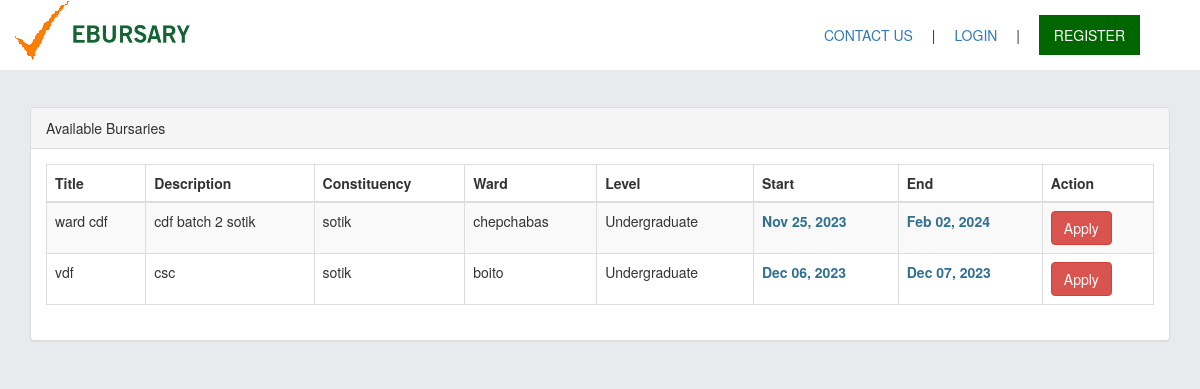
/auto_search.php, run on the app's committed database.
### tables this page shows
CREATE TABLE `bursaries` (
  `bursary_id` int(11) NOT NULL,
  `title` varchar(50) NOT NULL,
  `description` text NOT NULL,
  `start` varchar(10) NOT NULL,
  `end` varchar(10) NOT NULL,
  `constituency` text DEFAULT NULL,
  `ward` text NOT NULL,
  `level` varchar(255) NOT NULL
);

### auto_search.php (the view, shortened to what this page needs)
<?php
    require_once 'connect.php';
?>
<!DOCTYPE html>
<html lang="en">
<head>
    <link href="vendor/bootstrap/css/bootstrap.min.css" rel="stylesheet">
    <link href="vendor/metisMenu/metisMenu.min.css" rel="stylesheet">
    <link href="dist/css/sb-admin-2.css" rel="stylesheet">
    <link href="vendor/morrisjs/morris.css" rel="stylesheet">
    <link href="vendor/font-awesome/css/font-awesome.min.css" rel="stylesheet" type="text/css">
    <link href="css/sley.css" rel="stylesheet" type="text/css">
</head>
<body style="background: transparent;">
    <div id="wrapper">
        <nav class="navbar navbar-default navbar-static-top" role="navigation" style="margin-bottom: 0;background: #fff">
            <div class="container">
            <div class="navbar-header">
                <a class="navbar-brand" href="index.php" style="font-weight:bold;padding: 0"><img src="images/logo.png"></a>
            </div>
            <ul class="nav navbar-top-links navbar-right">
                <li><a href="#">CONTACT US</a></li>
                <li>|</li>
                <li><a href="login.php">LOGIN</a></li>
                <li>|</li>
                <li><a href="signup.php"><button style="background: #006600;color: #fff;border:0;padding: 10px 15px">REGISTER</button></a></li>
            </ul>
        </div>
        </nav>
    </div>
    <div class="container" style="margin-top: 3%">
       <div  id = "act_table" class="panel panel-default">
        <div class="panel-heading">
           Available Bursaries
        </div>
        <div class="panel-body">
    <table width="100%" class="table table-striped table-bordered table-hover" id="dataTables-example">
        <thead>
            <tr>
                <th>Title</th>
                <th>Description</th>
                <th>Constituency</th>
                <th>Ward</th>
                <th>Level</th>
                <th>Start</th>
                <th>End</th>
                <th>Action</th>
            </tr>
        </thead>
        <tbody>
        <?php
        if (isset($_POST['autoSearchbtn'])) {
            $title = $_POST['title'];
            $constituency = $_POST['constituency'];
            $ward = $_POST['ward'];
            $act_query = $conn->query("SELECT * FROM `bursaries` WHERE `title` LIKE '%$title%' OR `constituency` LIKE '%$constituency%' OR `ward` LIKE '%$ward%' ") or die(mysqli_error($conn));
        } else {
            $act_query = $conn->query("SELECT * FROM `bursaries`") or die(mysqli_error($conn));
        }
        while ($act_fetch = $act_query->fetch_assoc()) {
            ?>
            <tr class="odd gradeX">
                <td><?php echo $act_fetch['title'] ?></td>
                <td><?php echo $act_fetch['description'] ?></td>
                <td><?php echo $act_fetch['constituency'] ?></td>
                <td><?php echo $act_fetch['ward'] ?></td>
                <td><?php echo $act_fetch['level'] ?></td>
                <td><?php echo "<label class='text-info'>" . date("M d, Y", strtotime($act_fetch['start'])) . "</label>" ?></td>
                <td><?php echo "<label class='text-info'>" . date("M d, Y", strtotime($act_fetch['end'])) . "</label>" ?></td>
                <td class="center">
                   <a href="login.php" id="applybtn" name="applybtn" class="btn btn-danger">Apply</a>
                </td>
            </tr>
            <?php
        }
        ?>
        </tbody>
    </table>
</div>
        </div>
    </div>
</body>
</html>

### auto_search.php (style rules this page uses)
html { background: #e9eaed; }

### data on the page
bursaries: title "ward cdf", description "cdf batch 2 sotik", constituency "sotik", ward "chepchabas", level "Undergraduate", start "Nov 25, 2023", end "Feb 02, 2024"
bursaries: title "vdf", description "csc", constituency "sotik", ward "boito", level "Undergraduate", start "Dec 06, 2023", end "Dec 07, 2023"
